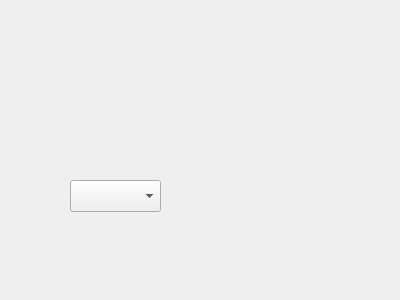
<?xml version="1.0" encoding="UTF-8"?>
<ui version="4.0">
 <class>graphDisplay</class>
 <widget class="QWidget" name="graphDisplay">
  <property name="windowModality">
   <enum>Qt::WindowModal</enum>
  </property>
  <property name="geometry">
   <rect>
    <x>0</x>
    <y>0</y>
    <width>400</width>
    <height>300</height>
   </rect>
  </property>
  <property name="windowTitle">
   <string>Form</string>
  </property>
  <widget class="QComboBox" name="comboBox">
   <property name="geometry">
    <rect>
     <x>70</x>
     <y>180</y>
     <width>91</width>
     <height>32</height>
    </rect>
   </property>
  </widget>
 </widget>
 <resources/>
 <connections/>
</ui>
